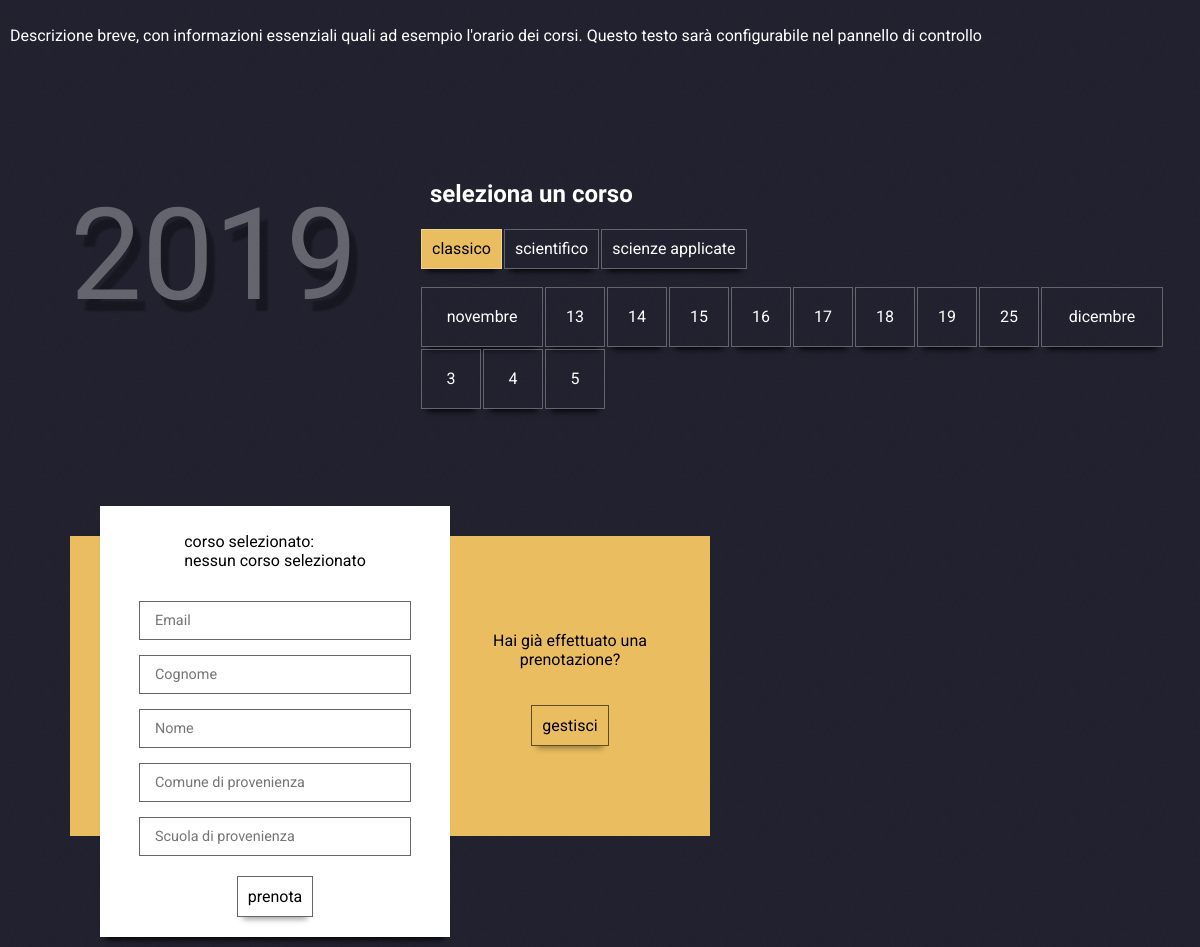
The page / on the database its author committed.
### tables this page shows
CREATE TABLE IF NOT EXISTS `configurazione` (
  `Descrizione` varchar(800),
  `Anno` int(11)
  );

CREATE TABLE IF NOT EXISTS `date_prenotabili` (
  `ID` int(11) NOT NULL AUTO_INCREMENT,
  `Corso` varchar(255) NOT NULL,
  `Mese` int(11) NOT NULL,
  `Data` int(11) NOT NULL,
  `GiorniDisponibili` int(11) NOT NULL,
  PRIMARY KEY (`ID`)
) DEFAULT CHARSET=latin1;

### index.php (the view, shortened to what this page needs)
<?php
$instance = ConnectDb::getInstance();
$pdo = $instance->getConnection();
$stmt = $pdo->query('SELECT Descrizione, Anno from `configurazione`');
$row = $stmt->fetch();
$annoCorrente = htmlspecialchars($row['Anno']);
$descrizione = htmlspecialchars($row['Descrizione'], ENT_IGNORE);
$mesi = ["gennaio", "febbraio", "marzo", "aprile", "maggio", "giugno", "luglio", "agosto", "settembre", "ottobre", "novembre", "dicembre"];
$stmt = $pdo->query('SELECT * FROM date_prenotabili order by Corso, Mese, Data');
$courseOut = "";
$datesOut = "";
$enpty = true;
$isFirstCourse = true;
$lastCourse = "";
$lastMonth = 0;
while ($row = $stmt->fetch()) {
  $course = htmlspecialchars($row['Corso']);
  $month = filter_var($row['Mese'], FILTER_VALIDATE_INT);
  $date = filter_var($row['Data'], FILTER_VALIDATE_INT);
  if($enpty){
    $enpty = false;
    $courseOut = '<ul class="course_grid">';
    $datesOut = '';
  }
  if($course !== $lastCourse){
    $selected = "";
    if($isFirstCourse){
      $selected = ' class = "selected"';
    }
    $courseOut .= "<li$selected><a>$course</a></li>";
  }
  if($course !== $lastCourse){
    $lastCourse = $course;
    $hide = "";
    if($isFirstCourse){
      $isFirstCourse = false;
    }else{
      $datesOut .= "</ul>";
      $hide = "hidden";
    }
    $datesOut .= "<ul class=\"dates_grid $hide\">";
  }
  if($month !== $lastMonth){
    $lastMonth = $month;
    $monthName = $mesi[$month-1];
    $datesOut .= "<li class=\"month_label\"><p>$monthName</p></li>";
  }else {
    $datesOut .= "<li><a>$date</a></li>";
  }
}
if(!$enpty){
  $courseOut .= "</ul>";
  $datesOut .= "</ul>";
}
?>
<!DOCTYPE html>
<html>
  <head>
    <link rel="stylesheet" href="./css/index.css" >
  </head>
  <body>
    <div class="container">
<p><?php echo $descrizione;?></p>
      <br>
      <div class="calendar_container">
        <div data-year="<?php echo($annoCorrente);?>" class="calendar_outer_line">
          <h2>seleziona un corso</h2>
          <?php echo $courseOut;?>
          <?php echo $datesOut;?>
        </div>
      </div>
      <div class="form_container">
        <div class="form_outer_line ">
          <div class="form_box">
            <p>corso selezionato:<br><span id="selection_status"></span></p>
            <input name="email" placeholder="Email" type="text" />
            <input name="cognome" placeholder="Cognome" type="text" />
            <input name="nome" placeholder="Nome" type="text" />
            <input name="comune" placeholder="Comune di provenienza" type="text" />
            <input name="scuola" placeholder="Scuola di provenienza" type="text" />
            <a class="btn" id="js_prenota_btn" >prenota</a>
          </div>
        </div>
        <div class="form_back_panel">
          <div class="left_panel">
            <p>Vuoi aggiungere una prenotazione?</p>
            <a class="btn toggle-box">aggiungi</a>
          </div>
          <div class="right_panel">
            <p>Hai già effettuato una prenotazione?</p>
            <a class="btn toggle-box">gestisci</a>
          </div>
        </div>
      </div>
    </div>
  </body>
</html>

### css/index.css (style rules this page uses)
body { width:100%; height:100%; top:0; left:0; position:absolute; margin:0; background-color: #061e3a; background-image: url("../resources/noise1.png"); font-family: "Roboto", sans-serif; color: #f6a1a4; color: white; }
.container { max-width:1200px; margin: 20px auto; margin-top:0; margin-bottom:0; padding: 10px; }
.calendar_container, .form_container { width:100%; height:auto; margin-top: 80px; display:flex; }
.calendar_container { flex-direction: row-reverse; }
.calendar_outer_line { width: 800px; }
.calendar_outer_line::before { content: attr(data-year); opacity:0; font-size: 8em; position:absolute; margin-left: -320px; margin-top:20px; font-family: "Julius Sans One"; transition: all 1s; }
@media (min-width: 1100px) { .calendar_outer_line::before { opacity: .3; text-shadow: 8px 12px 2px black; } }
.calendar_outer_line h2 { padding-left: 40px; font-family: "Julius Sans One"; }
ul.course_grid { display:flex; flex-wrap: wrap; padding-left:30px; }
ul.course_grid li { cursor: pointer; padding: 10px; margin:1px; list-style-type: none; height: 40px; border:1px solid rgba(255,255,255,0.3); text-align:center; display:flex; flex-direction: column; justify-content: center; box-sizing:border-box; box-shadow: 0 8px 6px -6px black; }
ul.course_grid li.selected { color:black; background-color: #eabe60; }
ul.dates_grid { display:flex; flex-wrap: wrap; padding-left: 30px; }
ul.dates_grid li { cursor:pointer; list-style-type:none; width:60px; height:60px; border:1px solid rgba(0,0,0,1); border:1px solid rgba(255,255,255,0.3); margin:1px; text-align:center; display:flex; flex-direction: column; justify-content: center; box-sizing:border-box; box-shadow: 0 8px 6px -6px black; }
ul.dates_grid li.month_label { min-width:60px; width:122px; cursor:inherit; }
.form_container { display:flex; justify-content:center; transform: all 2s; }
.form_back_panel { visibility:hidden; transition:all 0.5s; height:0; }
.form_back_panel div { display:none; }
.form_outer_line { width: 350px; min-height: 400px; background-color: #f6a1a4; background-color: #eabe60; background-color: white; box-shadow: 0 8px 6px -6px black; color:black; transition: all 0.5s; }
.form_box, .mail_box { display: flex; align-items:center; flex-direction:column; box-sizing:border-box; padding:10px; width:100%; height:100%; }
.form_outer_line input { padding: 10px 15px; width: 240px; transition:all 0.2s; font-family: "Roboto", sans-serif; font-size: 0.9em; margin-top: 15px; border: 1px solid transparent; border: 1px solid rgba(0,0,0,0.6); }
.btn { border: 1px solid rgba(0,0,0,0.6); cursor: pointer; margin-top:20px; margin-bottom:10px; padding: 10px; box-shadow: 0 8px 6px -6px rgba(0,0,0,0.4); }

### rows shown on the page
configurazione: Descrizione "Descrizione breve, con informazioni essenziali quali ad esempio l'orario dei corsi. Questo testo sarà configurabile nel pannello di controllo"
date_prenotabili: Corso "classico", Mese "novembre"
date_prenotabili: Corso "scientifico"
date_prenotabili: Corso "scienze applicate"
date_prenotabili: Data "13"
date_prenotabili: Data "14"
date_prenotabili: Data "15"
date_prenotabili: Data "16"
date_prenotabili: Data "17"
date_prenotabili: Data "18"
date_prenotabili: Data "19"
date_prenotabili: Data "25"
date_prenotabili: Mese "dicembre"
date_prenotabili: Data "3"
date_prenotabili: Data "4"
date_prenotabili: Data "5"
